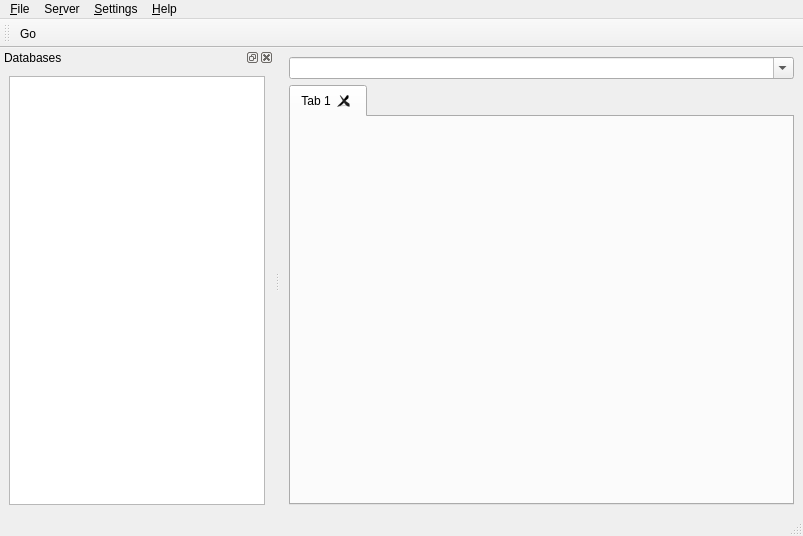
<?xml version="1.0" encoding="UTF-8"?>
<ui version="4.0">
 <author>Massimiliano Torromeo</author>
 <class>SQLAntaresiaWindow</class>
 <widget class="QMainWindow" name="SQLAntaresiaWindow">
  <property name="geometry">
   <rect>
    <x>0</x>
    <y>0</y>
    <width>803</width>
    <height>536</height>
   </rect>
  </property>
  <property name="windowTitle">
   <string notr="true">SQL Antaresia</string>
  </property>
  <property name="windowIcon">
   <iconset resource="icons.qrc">
    <normaloff>:/32/kexi.png</normaloff>:/32/kexi.png</iconset>
  </property>
  <widget class="QWidget" name="centralwidget">
   <layout class="QVBoxLayout" name="verticalLayout">
    <item>
     <widget class="QComboBox" name="cmbConnection">
      <property name="sizePolicy">
       <sizepolicy hsizetype="Expanding" vsizetype="Fixed">
        <horstretch>0</horstretch>
        <verstretch>0</verstretch>
       </sizepolicy>
      </property>
      <property name="statusTip">
       <string>Connection string: Can be either a connection name or an URI of the type &quot;username:password@hostname[:port]&quot;</string>
      </property>
      <property name="editable">
       <bool>true</bool>
      </property>
     </widget>
    </item>
    <item>
     <widget class="QTabWidget" name="tabsWidget">
      <property name="currentIndex">
       <number>0</number>
      </property>
      <property name="tabsClosable">
       <bool>true</bool>
      </property>
      <widget class="QWidget" name="tab">
       <attribute name="title">
        <string>Tab 1</string>
       </attribute>
      </widget>
     </widget>
    </item>
   </layout>
  </widget>
  <widget class="QMenuBar" name="menuBar">
   <property name="geometry">
    <rect>
     <x>0</x>
     <y>0</y>
     <width>803</width>
     <height>20</height>
    </rect>
   </property>
   <widget class="QMenu" name="menu_File">
    <property name="title">
     <string>&amp;File</string>
    </property>
    <addaction name="actionQuit"/>
   </widget>
   <widget class="QMenu" name="menu_Server">
    <property name="title">
     <string>Se&amp;rver</string>
    </property>
    <addaction name="actionReconnect"/>
    <addaction name="actionDisconnect"/>
   </widget>
   <widget class="QMenu" name="menu_Help">
    <property name="title">
     <string>&amp;Help</string>
    </property>
    <addaction name="actionAbout_SQLAntaresia"/>
    <addaction name="actionAbout_Qt"/>
   </widget>
   <widget class="QMenu" name="menu_Settings">
    <property name="title">
     <string>&amp;Settings</string>
    </property>
    <addaction name="actionShow_Databases"/>
    <addaction name="actionShow_Statusbar"/>
    <addaction name="separator"/>
    <addaction name="actionConfigure_Connections"/>
    <addaction name="actionConfigure_SQLAntaresia"/>
   </widget>
   <addaction name="menu_File"/>
   <addaction name="menu_Server"/>
   <addaction name="menu_Settings"/>
   <addaction name="menu_Help"/>
  </widget>
  <widget class="QStatusBar" name="statusBar"/>
  <widget class="QToolBar" name="toolBarConnection">
   <property name="windowTitle">
    <string>toolBar_2</string>
   </property>
   <property name="statusTip">
    <string>Connect to the specified server</string>
   </property>
   <attribute name="toolBarArea">
    <enum>TopToolBarArea</enum>
   </attribute>
   <attribute name="toolBarBreak">
    <bool>false</bool>
   </attribute>
   <addaction name="actionGo"/>
  </widget>
  <widget class="QDockWidget" name="dockWidget">
   <property name="windowTitle">
    <string>Databases</string>
   </property>
   <attribute name="dockWidgetArea">
    <number>1</number>
   </attribute>
   <widget class="QWidget" name="dockWidgetContents">
    <layout class="QGridLayout" name="gridLayout_3">
     <item row="0" column="0">
      <widget class="QTreeView" name="treeView">
       <property name="contextMenuPolicy">
        <enum>Qt::CustomContextMenu</enum>
       </property>
       <property name="selectionMode">
        <enum>QAbstractItemView::ExtendedSelection</enum>
       </property>
       <property name="rootIsDecorated">
        <bool>false</bool>
       </property>
       <property name="headerHidden">
        <bool>true</bool>
       </property>
      </widget>
     </item>
    </layout>
   </widget>
  </widget>
  <action name="actionRefresh_Table_List">
   <property name="icon">
    <iconset resource="icons.qrc">
     <normaloff>:/16/view-refresh.png</normaloff>:/16/view-refresh.png</iconset>
   </property>
   <property name="text">
    <string>Refresh Table List</string>
   </property>
  </action>
  <action name="actionRefresh_Databases">
   <property name="icon">
    <iconset resource="icons.qrc">
     <normaloff>:/16/view-refresh.png</normaloff>:/16/view-refresh.png</iconset>
   </property>
   <property name="text">
    <string>Refresh Databases</string>
   </property>
  </action>
  <action name="actionDrop_Table">
   <property name="icon">
    <iconset resource="icons.qrc">
     <normaloff>:/16/edit-delete.png</normaloff>:/16/edit-delete.png</iconset>
   </property>
   <property name="text">
    <string>Drop Table</string>
   </property>
  </action>
  <action name="actionClose_Tab">
   <property name="icon">
    <iconset resource="icons.qrc">
     <normaloff>:/16/tab-close.png</normaloff>:/16/tab-close.png</iconset>
   </property>
   <property name="text">
    <string>Close Tab</string>
   </property>
   <property name="shortcut">
    <string>Ctrl+W</string>
   </property>
  </action>
  <action name="actionShow_Statusbar">
   <property name="checkable">
    <bool>true</bool>
   </property>
   <property name="checked">
    <bool>true</bool>
   </property>
   <property name="text">
    <string>Show St&amp;atusbar</string>
   </property>
  </action>
  <action name="actionConfigure_SQLAntaresia">
   <property name="enabled">
    <bool>false</bool>
   </property>
   <property name="icon">
    <iconset resource="icons.qrc">
     <normaloff>:/16/configure.png</normaloff>:/16/configure.png</iconset>
   </property>
   <property name="text">
    <string>Configure &amp;SQL Antaresia</string>
   </property>
  </action>
  <action name="actionConfigure_Connections">
   <property name="icon">
    <iconset resource="icons.qrc">
     <normaloff>:/16/configure.png</normaloff>:/16/configure.png</iconset>
   </property>
   <property name="text">
    <string>Configure &amp;Connections</string>
   </property>
  </action>
  <action name="actionAbout_SQLAntaresia">
   <property name="icon">
    <iconset resource="icons.qrc">
     <normaloff>:/32/kexi.png</normaloff>:/32/kexi.png</iconset>
   </property>
   <property name="text">
    <string>About SQL Antaresia</string>
   </property>
  </action>
  <action name="actionAbout_Qt">
   <property name="icon">
    <iconset resource="icons.qrc">
     <normaloff>:/64/qtlogo.png</normaloff>:/64/qtlogo.png</iconset>
   </property>
   <property name="text">
    <string>About Qt</string>
   </property>
  </action>
  <action name="actionQuit">
   <property name="icon">
    <iconset resource="icons.qrc">
     <normaloff>:/16/application-exit.png</normaloff>:/16/application-exit.png</iconset>
   </property>
   <property name="text">
    <string>Quit</string>
   </property>
   <property name="shortcut">
    <string>Ctrl+Q</string>
   </property>
  </action>
  <action name="actionShow_Databases">
   <property name="checkable">
    <bool>true</bool>
   </property>
   <property name="checked">
    <bool>true</bool>
   </property>
   <property name="text">
    <string>Show &amp;Databases</string>
   </property>
  </action>
  <action name="actionDrop_Database">
   <property name="icon">
    <iconset resource="icons.qrc">
     <normaloff>:/16/edit-delete.png</normaloff>:/16/edit-delete.png</iconset>
   </property>
   <property name="text">
    <string>Drop Database</string>
   </property>
   <property name="toolTip">
    <string>Drop Database</string>
   </property>
  </action>
  <action name="actionReconnect">
   <property name="icon">
    <iconset resource="icons.qrc">
     <normaloff>:/16/network-connect.png</normaloff>:/16/network-connect.png</iconset>
   </property>
   <property name="text">
    <string>&amp;Reconnect</string>
   </property>
  </action>
  <action name="actionDisconnect">
   <property name="icon">
    <iconset resource="icons.qrc">
     <normaloff>:/16/network-disconnect.png</normaloff>:/16/network-disconnect.png</iconset>
   </property>
   <property name="text">
    <string>&amp;Disconnect</string>
   </property>
  </action>
  <action name="actionTruncate_Table">
   <property name="icon">
    <iconset resource="icons.qrc">
     <normaloff>:/16/edit-delete.png</normaloff>:/16/edit-delete.png</iconset>
   </property>
   <property name="text">
    <string>Truncate Table</string>
   </property>
  </action>
  <action name="actionNew_Query_Tab">
   <property name="icon">
    <iconset resource="icons.qrc">
     <normaloff>:/16/tab-new.png</normaloff>:/16/tab-new.png</iconset>
   </property>
   <property name="text">
    <string>&amp;New Query Tab</string>
   </property>
  </action>
  <action name="actionOptimize_Table">
   <property name="text">
    <string>Optimize Table</string>
   </property>
  </action>
  <action name="actionRepair_Table">
   <property name="text">
    <string>Repair Table</string>
   </property>
  </action>
  <action name="actionGo">
   <property name="icon">
    <iconset resource="icons.qrc">
     <normaloff>:/16/system-run.png</normaloff>:/16/system-run.png</iconset>
   </property>
   <property name="text">
    <string>Go</string>
   </property>
  </action>
 </widget>
 <tabstops>
  <tabstop>cmbConnection</tabstop>
  <tabstop>treeView</tabstop>
  <tabstop>tabsWidget</tabstop>
 </tabstops>
 <resources>
  <include location="icons.qrc"/>
 </resources>
 <connections>
  <connection>
   <sender>actionQuit</sender>
   <signal>triggered()</signal>
   <receiver>SQLAntaresiaWindow</receiver>
   <slot>close()</slot>
   <hints>
    <hint type="sourcelabel">
     <x>-1</x>
     <y>-1</y>
    </hint>
    <hint type="destinationlabel">
     <x>401</x>
     <y>267</y>
    </hint>
   </hints>
  </connection>
  <connection>
   <sender>actionShow_Statusbar</sender>
   <signal>triggered(bool)</signal>
   <receiver>statusBar</receiver>
   <slot>setVisible(bool)</slot>
   <hints>
    <hint type="sourcelabel">
     <x>-1</x>
     <y>-1</y>
    </hint>
    <hint type="destinationlabel">
     <x>401</x>
     <y>525</y>
    </hint>
   </hints>
  </connection>
  <connection>
   <sender>actionShow_Databases</sender>
   <signal>triggered(bool)</signal>
   <receiver>dockWidget</receiver>
   <slot>setVisible(bool)</slot>
   <hints>
    <hint type="sourcelabel">
     <x>-1</x>
     <y>-1</y>
    </hint>
    <hint type="destinationlabel">
     <x>134</x>
     <y>272</y>
    </hint>
   </hints>
  </connection>
  <connection>
   <sender>dockWidget</sender>
   <signal>visibilityChanged(bool)</signal>
   <receiver>actionShow_Databases</receiver>
   <slot>setChecked(bool)</slot>
   <hints>
    <hint type="sourcelabel">
     <x>134</x>
     <y>272</y>
    </hint>
    <hint type="destinationlabel">
     <x>-1</x>
     <y>-1</y>
    </hint>
   </hints>
  </connection>
 </connections>
</ui>
